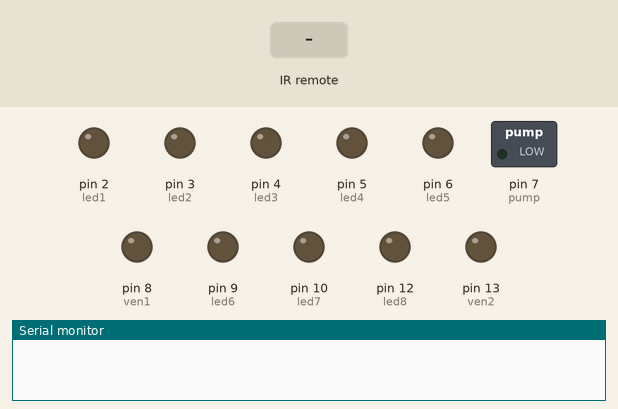
Simulated run of this sketch. Board: Arduino Uno, built with avr-gcc and run on an emulated ATmega328P. Shown: switched loads named in the sketch (green lamp = pin HIGH), output pins drawn as LEDs (lit = HIGH), the last lines printed to the serial monitor. Inputs (shaded band) come from the test bench.

Above: at 1.2 s.
1.3 s: infrared code 0xFF42BD received
At 1.7 s:
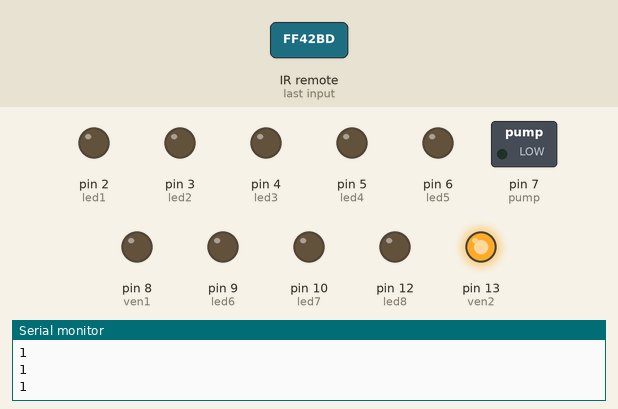
2.8 s: infrared code 0xFF30CF received
At 3.4 s:
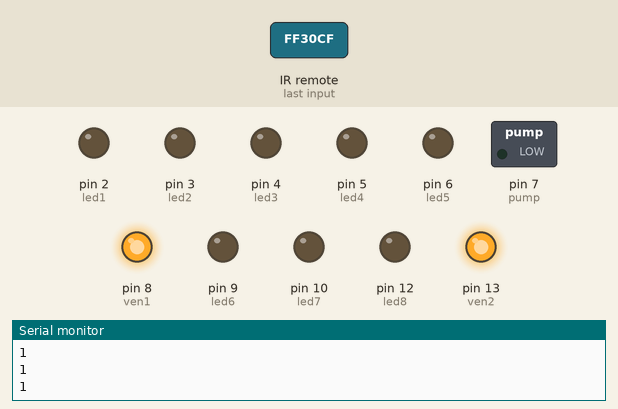
4.3 s: infrared code 0xFF5AA5 received
At 4.6 s:
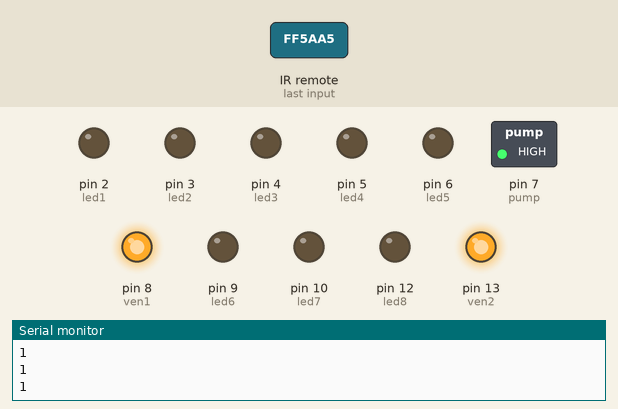
Timing chart, 0 to 10.8 s (numbered marks = the images above; inputs shaded):
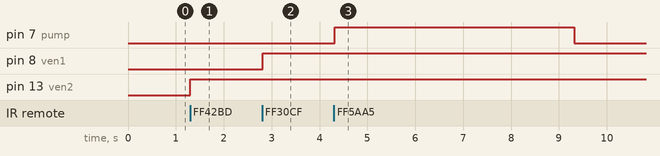

Measured:
- after the input at 1.3 s, pin 13 (ven2): LOW → HIGH at once
- after the input at 2.8 s, pin 8 (ven1): LOW → HIGH at once
- after the input at 4.3 s, pin 7 (pump): LOW → HIGH at once, → LOW 5.0 s later

The sketch:

led.ino
```cpp
#include <IRremote.h>

const int RECV_PIN = 11;
IRrecv irrecv(RECV_PIN);
decode_results results;

#define ven1 8
#define ven2 13
#define pump 7
#define led1 2
#define led2 3
#define led3 4
#define led4 5
#define led5 6
#define led6 9
#define led7 10
#define led8 12

boolean ven1_est;
boolean ven2_est;
boolean pump_est;
boolean led1_est;
boolean led2_est;
boolean led3_est;
boolean led4_est;
boolean led5_est;
boolean led6_est;
boolean led7_est;
boolean led8_est;

void setup() {
  Serial.begin(9600);
  pinMode(ven1,OUTPUT);
  pinMode(ven2,OUTPUT);
  pinMode(pump,OUTPUT);
  pinMode(led1,OUTPUT);
  pinMode(led2,OUTPUT);
  pinMode(led3,OUTPUT);
  pinMode(led4,OUTPUT);
  pinMode(led5,OUTPUT);
  pinMode(led6,OUTPUT);
  pinMode(led7,OUTPUT);
  pinMode(led8,OUTPUT);
  ven1_est=false;
  ven2_est=false;
  pump_est=false;
  led1_est=false;
  led2_est=false;
  led3_est=false;
  led4_est=false;
  led5_est=false;
  led6_est=false;
  led7_est=false;
  led8_est=false;
  irrecv.enableIRIn();
}

void loop() {
  // put your main code here, to run repeatedly:

 if (irrecv.decode(&results)){
 Serial.println(results.value, HEX);
 irrecv.resume();

 if (results.value == 0xFF30CF) ven1_est = !ven1_est;
 if (results.value == 0xFF42BD) ven2_est = !ven2_est;
 if (results.value == 0xFF5AA5) pump_est = !pump_est;
 if (results.value == 0xFF18E7) led1_est = !led1_est;
 if (results.value == 0xFF7A85) led2_est = !led2_est;
 if (results.value == 0xFF10EF) led3_est = !led3_est;
 if (results.value == 0xFF38C7) led4_est = !led4_est;
 if (results.value == 0xFF4AB5) led5_est = !led5_est;
 if (results.value == 0xFF52AD) led6_est = !led6_est;
 if (results.value == 0xFF6897) led7_est = !led7_est;
 if (results.value == 0xFFE01F) led8_est = !led8_est;
 }
 if(ven1_est){
 Serial.println(ven1_est);
 digitalWrite(ven1,HIGH);
 //digitalWrite(led1,led1_est);

}
else{
  digitalWrite(ven1,LOW);
}
if(ven2_est){
 Serial.println(ven2_est);
 digitalWrite(ven2,HIGH);
}
else{
  digitalWrite(ven1,LOW);
}
if(pump_est){
 Serial.println(pump_est);
 digitalWrite(pump,HIGH);
 delay(5000);
 //digitalWrite(pump,LOW);
 pump_est=false;

}
else{
  digitalWrite(pump,LOW);
}
if(led1_est){
 Serial.println(led1_est);
 digitalWrite(led1,HIGH);
 //digitalWrite(led1,led1_est);

}
else{
  digitalWrite(led1,LOW);
}
if(led2_est){
 Serial.println(led2_est);
 digitalWrite(led2,HIGH);
}
else{
  digitalWrite(led2,LOW);
}
if(led3_est){
 Serial.println(led3_est);
 digitalWrite(led3,HIGH);
 //digitalWrite(led1,led1_est);

}
else{
  digitalWrite(led3,LOW);
}
if(led4_est){
 Serial.println(led4_est);
 digitalWrite(led4,HIGH);
 //digitalWrite(led1,led1_est);

}
else{
  digitalWrite(led4,LOW);
}
if(led5_est){
 Serial.println(led5_est);
 digitalWrite(led5,HIGH);
}
else{
  digitalWrite(led5,LOW);
}
if(led6_est){
 Serial.println(led6_est);
 digitalWrite(led6,HIGH);
}
else{
  digitalWrite(led6,LOW);
}
if(led7_est){
 Serial.println(led7_est);
 digitalWrite(led7,HIGH);
}
else{
  digitalWrite(led7,LOW);
}
if(led8_est){
 Serial.println(led8_est);
 digitalWrite(led8,HIGH);
}
else{
  digitalWrite(led8,LOW);
}
}
```
